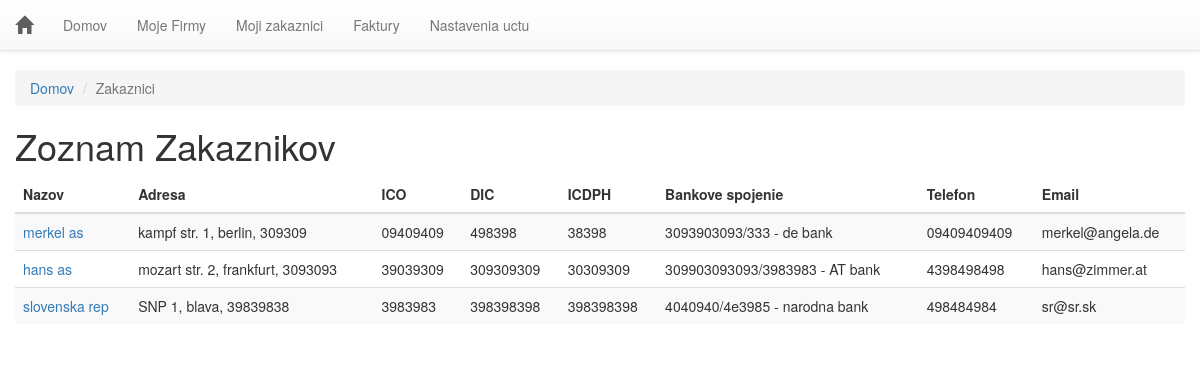
The app's page /zakaznici/ (signed in) with its own data.
### invoice/models.py (models this page shows, shortened)
class Zakaznik(models.Model):
	id = models.AutoField(primary_key=True)
	db_uuid = models.UUIDField(unique=True, default=uuid.uuid4, editable=False)
	owner = models.ForeignKey(Login, blank=False)
	creator = models.ForeignKey(Firma, blank=False)
	nazov = models.CharField(blank=True, max_length=200)
	meno = models.CharField(blank=True, max_length=50)
	cislo = models.CharField(blank=True, max_length=50)
	priezvisko = models.CharField(blank=True, max_length=50)
	adresa_ulica = models.CharField(max_length=200)
	adresa_mesto = models.CharField(max_length=90)
	adresa_psc = models.CharField(max_length=20)
	ico = models.CharField(blank=False, max_length=50)
	dic = models.CharField(blank=False, max_length=50)
	icdph = models.CharField(blank=False, max_length=50)
	banka = models.CharField(blank=False, max_length=100)
	cislo_uctu = models.CharField(blank=False, max_length=100)
	email = models.EmailField(blank=False)
	telefon = models.CharField(max_length=50)

### invoice/views.py (the view)
# urls.py: url(r'^zakaznici/$', views.zakaznik_all, name='zakaznik_all'),
@login_required(login_url='/logmein/')
def zakaznik_all(request):
	zakaznik_list = Zakaznik.objects.all()
	t = loader.get_template('invoice/zakaznici.html')
	c = Context({'zakaznik_list': zakaznik_list,})
	return HttpResponse(t.render(c))

### templates/invoice/zakaznici.html (shortened to what this page needs)
<!DOCTYPE html>
<html>
<head>
{% include "invoice/head.html" %}
</head>
<body>
{% include "invoice/nav.html" %}<div class="container-fluid">
 <ol class="breadcrumb">
  <li><a href="/">Domov</a></li>
  <li class="active">Zakaznici</li>
</ol>
<h1>Zoznam Zakaznikov</h1>
{% if zakaznik_list %}
    <div class="table-responsive"><table class="table table-striped table-hover">
    <thead>
    <tr>
    <th>Nazov</th><th>Adresa</th><th>ICO</th><th>DIC</th><th>ICDPH</th><th>Bankove spojenie</th><th>Telefon</th><th>Email</th>
    </tr>
    </thead>
    <tbody>
    {% for b in zakaznik_list %}
        <tr><td><a href="/zakaznik/{{ b.id }}">{{ b.nazov }}</a></td>
        <td>{{b.adresa_ulica}}, {{b.adresa_mesto}}, {{b.adresa_psc}}</td>
        <td>{{b.ico}}</td>
        <td>{{ b.dic }}</td>
        <td>{{ b.icdph }}</td>
        <td>{{ b.cislo_uctu}} - {{b.banka}}</td>
        <td>{{ b.telefon}}</td>
        <td>{{ b.email}}</td>
        </tr>
    {% endfor %}
    </tbody>
</table></div>
{% else %}
    <p>Ziadne vysledky.</p>
{% endif %}
</div>
</body>
</html>

### templates/invoice/head.html (style rules this page uses)
body { padding-top: 70px; }

### records on screen
Zakaznik: nazov "merkel as", adresa_ulica "kampf str. 1", adresa_mesto "berlin", adresa_psc "309309", ico "09409409", dic "498398", icdph "38398", cislo_uctu "3093903093/333", banka "de bank", telefon "09409409409", email "merkel@angela.de"
Zakaznik: nazov "hans as", adresa_ulica "mozart str. 2", adresa_mesto "frankfurt", adresa_psc "3093093", ico "39039309", dic "309309309", icdph "30309309", cislo_uctu "309903093093/3983983", banka "AT bank", telefon "4398498498", email "hans@zimmer.at"
Zakaznik: nazov "slovenska rep", adresa_ulica "SNP 1", adresa_mesto "blava", adresa_psc "39839838", ico "3983983", dic "398398398", icdph "398398398", cislo_uctu "4040940/4e3985", banka "narodna bank", telefon "498484984", email "sr@sr.sk"
